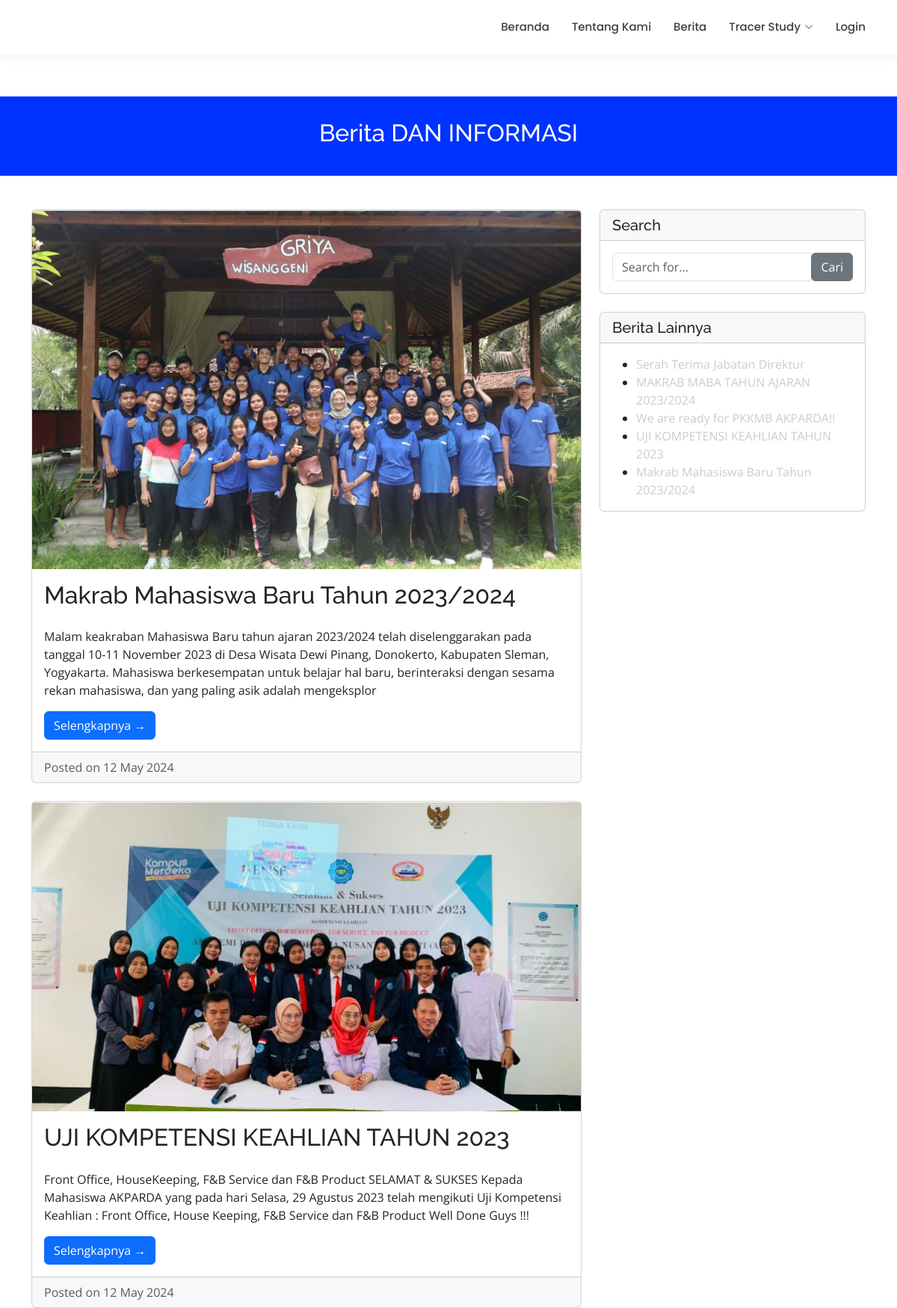
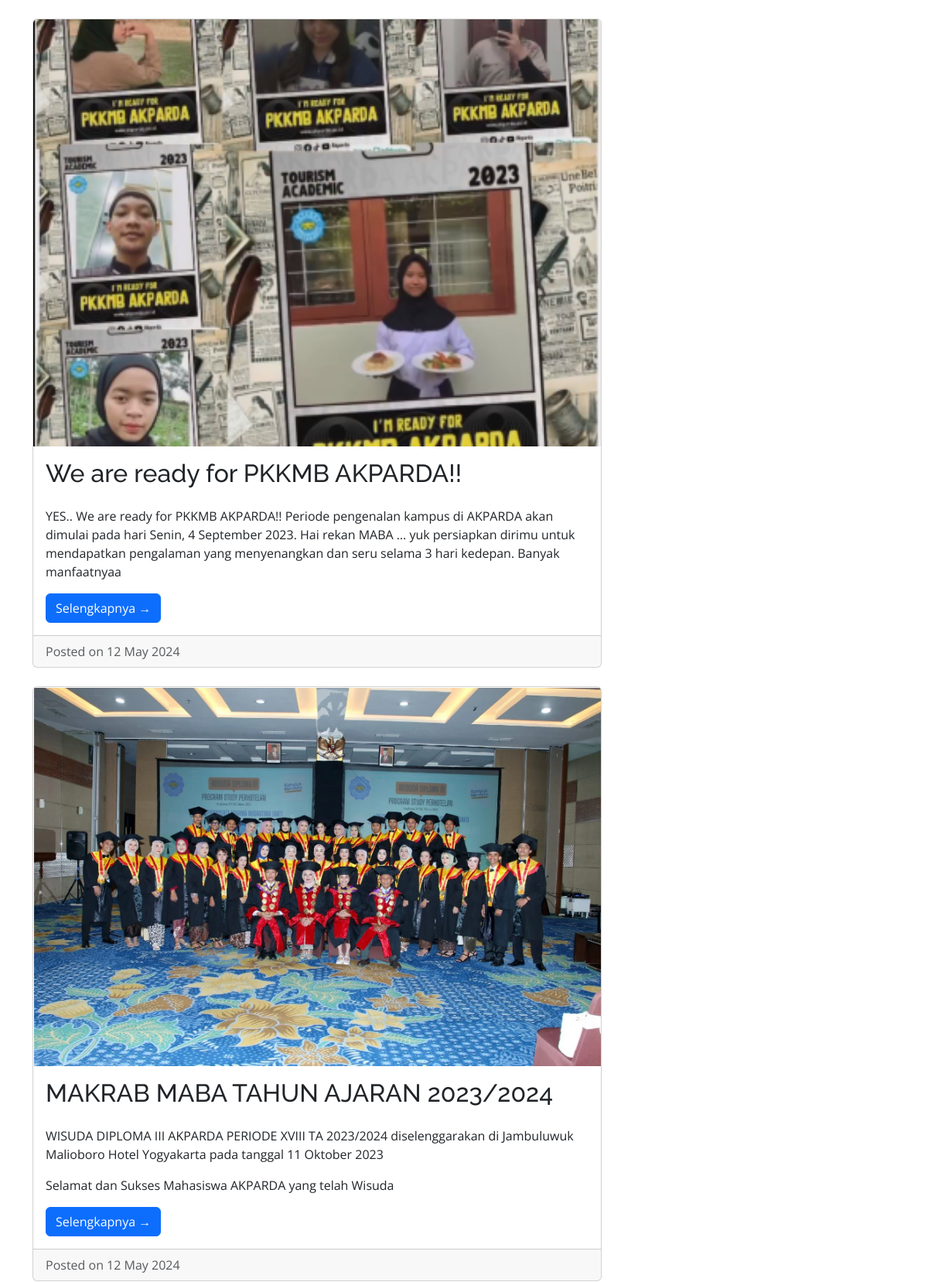
Screenshot of /search.php (upper part) with the database file from the repository (2 pictures, top to bottom).
### tables this page shows
CREATE TABLE `tb_berita` (
  `id_berita` tinyint(6) NOT NULL,
  `judul_berita` varchar(100) NOT NULL,
  `isi_berita` text NOT NULL,
  `photo` varchar(100) NOT NULL,
  `tanggal` date NOT NULL,
  `id_admin` tinyint(6) NOT NULL
);

### search.php (the view, shortened to what this page needs)
<!DOCTYPE html>
<html lang="en">
  <head>
    <link href="vendor/bootstrap/css/bootstrap.min.css" rel="stylesheet">
    <link href="css/modern-business.css" rel="stylesheet">
  </head>
  <body>
   <?php include 'header.php';?>
    <main id="main" data-aos="fade-in">
<div class="breadcrumbs">
<div class="container">
<h2>Berita DAN INFORMASI</h2>
    </div>
    </div>
    <div class="container" data-aos="fade-up">
      <div class="row" style="margin-top: 4%">
        <div class="col-md-8">
<?php
     if (isset($_GET['pageno'])) {
            $pageno = $_GET['pageno'];
        } else {
            $pageno = 1;
        }
        $no_of_records_per_page = 8;
        $offset = ($pageno-1) * $no_of_records_per_page;
$query=mysqli_query($con,"SELECT * FROM tb_berita where judul_berita like '%$st%' LIMIT $offset, $no_of_records_per_page");
$rowcount=mysqli_num_rows($query);
if($rowcount==0)
{
echo "No record found";
}
else {
while ($row=mysqli_fetch_array($query)) {
?>
          <div class="card mb-4">
            <img class="card-img-top" src="images/<?php echo htmlentities($row['photo']);?>" alt="<?php echo htmlentities($row['judul_berita']);?>">
            <div class="card-body">
               <h2 class="card-title"><?php echo $row ['judul_berita']; ?></h2>
              <p class="fs-5 mb-4"><p><?php echo $row['isi_berita'];?></p></h2>
              <a href="news-details.php?id_berita=<?php echo htmlentities($row['id_berita'])?>" class="btn btn-primary">Selengkapnya &rarr;</a>
            </div>
            <div class="card-footer text-muted">
              Posted on <?php echo date('d F Y', strtotime($row["tanggal"]));?>
            </div>
          </div>
<?php } ?>
<?php } ?>
</div>
    <?php include('includes/sidebar.php');?>
</div>
</main>
</head>
</body>
</html>

### header.php (shortened to what this page needs)
<!DOCTYPE html>
<html lang="en">
<head>
  <link href="assets/vendor/animate.css/animate.min.css" rel="stylesheet">
  <link href="assets/vendor/aos/aos.css" rel="stylesheet">
  <link href="assets/vendor/bootstrap/css/bootstrap.min.css" rel="stylesheet">
  <link href="assets/vendor/bootstrap-icons/bootstrap-icons.css" rel="stylesheet">
  <link href="assets/vendor/boxicons/css/boxicons.min.css" rel="stylesheet">
  <link href="assets/vendor/remixicon/remixicon.css" rel="stylesheet">
  <link href="assets/vendor/swiper/swiper-bundle.min.css" rel="stylesheet">
  <link href="assets/vendor/bootstrap/css/bootstrap.min.css" rel="stylesheet">
  <link href="assets/vendor/bootstrap-icons/bootstrap-icons.css" rel="stylesheet">
  <link href="assets/vendor/boxicons/css/boxicons.min.css" rel="stylesheet">
  <link href="assets/vendor/quill/quill.snow.css" rel="stylesheet">
  <link href="assets/vendor/quill/quill.bubble.css" rel="stylesheet">
  <link href="assets/vendor/remixicon/remixicon.css" rel="stylesheet">
  <link href="assets/vendor/simple-datatables/style.css" rel="stylesheet">
  <link href="assets/css/style.css" rel="stylesheet">
  <link href="assets/css/style.css" rel="stylesheet">
</head>
<body>
  <header id="header" class="fixed-top">
    <div class="container d-flex align-items-center">
      <nav id="navbar" class="navbar order-last order-lg-0">
        <ul>
         <li><a  href="index.php">Beranda</a></li>
          <li><a href="tentang.php">Tentang Kami</a></li>
             <li><a href="news.php">Berita</a></li>
           <li class="dropdown">
               <li class="dropdown"><a href="#"><span>Tracer Study</span> <i class="bi bi-chevron-down"></i></a>
            </li>
             <li><a href="login.php">Login</a></li>
        </ul>
      </div>
  </header>
</body>
</html>

### includes/sidebar.php
  <div class="col-md-4">
          <div class="card mb-4">
            <h5 class="card-header">Search</h5>
            <div class="card-body">
                   <form name="search" action="search.php" method="post">
              <div class="input-group">
        <input type="text" name="searchtitle" class="form-control" placeholder="Search for..." required>
                <span class="input-group-btn">
                  <button class="btn btn-secondary" type="submit">Cari</button>
                </span>
              </form>
              </div>
            </div>
          </div>
          <div class="card my-4">
            <h5 class="card-header">Berita Lainnya</h5>
            <div class="card-body">
                      <ul class="mb-0">
<?php
$query=mysqli_query($con,"SELECT * from tb_berita order by id_berita desc");
while ($row=mysqli_fetch_array($query)) {
?>
  <li>
                      <a href="news-details.php?id_berita=<?php echo htmlentities($row['id_berita'])?>"><?php echo htmlentities($row['judul_berita']);?></a>
                    </li>
            <?php } ?>
          </ul>
            </div>
          </div>
        </div>

### assets/css/style.css (style rules this page uses)
body { font-family: "Open Sans", sans-serif; color: #000000; }
a { color: #cccccc; text-decoration: none; }
h1, h2, h3, h4, h5, h6 { font-family: "Raleway", sans-serif; }
#header { background: #FFFFFF; transition: all 0.5s; z-index: 997; padding: 15px 0; box-shadow: 0px 0 18px rgba(55, 66, 59, 0.08); }
.navbar { padding: 0; }
.navbar ul { margin: 0; padding: 0; display: flex; list-style: none; align-items: center; }
.navbar li { position: relative; }
.navbar a, .navbar a:focus { display: flex; align-items: center; justify-content: space-between; padding: 10px 0 10px 30px; font-family: "Poppins", sans-serif; font-size: 15px; font-weight: 500; color: #37423b; white-space: nowrap; transition: 0.3s; }
.navbar a i, .navbar a:focus i { font-size: 12px; line-height: 0; margin-left: 5px; }
.breadcrumbs { margin-top: 73px; text-align: center; background: #0033FF; padding: 30px 0; color: #fff; }
.breadcrumbs h2 { font-size: 32px; font-weight: 500; }

### rows the page displays
tb_berita: photo (picture), judul_berita "Makrab Mahasiswa Baru Tahun 2023/2024", isi_berita "Malam keakraban Mahasiswa Baru tahun ajaran 2023/2024 telah diselenggarakan pada tanggal 10-11 November 2023 di Desa Wisata Dewi Pinang, Donokerto, Kabupaten Sleman, Yogyakarta. Mahasiswa berkesempatan untuk belajar hal baru, berinteraksi dengan sesama rekan mahasiswa, dan yang paling asik adalah mengeksplor", tanggal "12 May 2024"
tb_berita: photo (picture), judul_berita "UJI KOMPETENSI KEAHLIAN TAHUN 2023", isi_berita "Front Office, HouseKeeping, F&B Service dan F&B Product SELAMAT & SUKSES Kepada Mahasiswa AKPARDA yang pada hari Selasa, 29 Agustus 2023 telah mengikuti Uji Kompetensi Keahlian : Front Office, House Keeping, F&B Service dan F&B Product Well Done Guys !!!", tanggal "12 May 2024"
tb_berita: photo (picture), judul_berita "We are ready for PKKMB AKPARDA!!", isi_berita "YES.. We are ready for PKKMB AKPARDA!! Periode pengenalan kampus di AKPARDA akan dimulai pada hari Senin, 4 September 2023. Hai rekan MABA … yuk persiapkan dirimu untuk mendapatkan pengalaman yang menyenangkan dan seru selama 3 hari kedepan. Banyak manfaatnyaa", tanggal "12 May 2024"
tb_berita: photo (picture), judul_berita "MAKRAB MABA TAHUN AJARAN 2023/2024", isi_berita "WISUDA DIPLOMA III AKPARDA PERIODE XVIII TA 2023/2024 diselenggarakan di Jambuluwuk Malioboro Hotel Yogyakarta pada tanggal 11 Oktober 2023 Selamat dan Sukses Mahasiswa AKPARDA yang telah Wisuda", tanggal "12 May 2024"
tb_berita: judul_berita "Serah Terima Jabatan Direktur"
